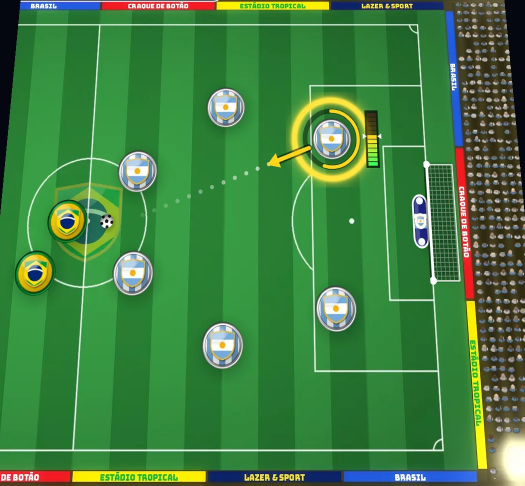
#> input picture ferramentas/artes_do_topo/cenas/craque-de-botao-estreito.webp, 1050 x 972 px (shown at 1/2 size)
$ python -i reel.py   (imports and definitions only)
#> lines starting #> are read from the running program, lines starting #| are printed output that depends on the picture
#!/usr/bin/env python3
"""Gera um Reel vertical (1080x1920) editado a partir de videos e fotos reais.

Uso:
  python3 ferramentas/instagram/reel.py roteiro.json saida.mp4

Cada cena do roteiro tem uma fonte e um modelo de card:

  fonte:   "video" (+ "inicio"), "foto" (+ "foco" 0..1 para o corte lateral),
           "quadros" (pasta de PNGs com fundo transparente, ex.: giro 3D feito
           por girar3d.js) ou "palco" (lista de recortes lado a lado, cada um
           com "imagem" ou "quadros", "altura", "cx" e "base" em pixels)
  modelo:  "heroi"   titulo grande central com adesivo inclinado
           "card"    card inferior com icone ("lado": "esquerda" | "direita")
           "numero"  numero gigante com estrela + texto
           "medidas" linhas de cota desenhadas sobre a foto ("linhas")
           "final"   encerramento com logo e botao
  comuns:  "duracao", "etiqueta", "titulo", "texto", "icone", "cores"
           "enquadre": "inteiro" mostra a foto ou o video inteiro numa janela
           acima do card, sem cortar o brinquedo (use sempre em foto de produto)

Icones: pino, camera, trofeu, radar, lampada, cubo, regua, conversa, estrela
(ou um texto curto, ex.: "5"). Veja o modelo em exemplos/strike_kids.json.

Precisa de ffmpeg, Pillow e da fonte Inter instalados.
"""
import glob
import json
import math
import os
import random
import subprocess
import sys

from PIL import Image, ImageChops, ImageDraw, ImageEnhance, ImageFilter, ImageFont

W, H, FPS = 1080, 1920, 30
XB = "/usr/share/fonts/opentype/inter/Inter-ExtraBold.otf"
SB = "/usr/share/fonts/opentype/inter/Inter-SemiBold.otf"
INK = (14, 16, 34)
WHITE = (255, 255, 255)
GRN = (37, 211, 102)
# Vermelho e azul da marca + verde, amarelo e roxo do LED das maquinas.
LED = [(240, 69, 106), (255, 210, 26), (43, 227, 91), (25, 211, 255), (155, 92, 255)]
PALETA = [("#FFD21A", "#FF7A00"), ("#FF2E93", "#9B5CFF"), ("#2BE35B", "#19D3FF"),
          ("#19D3FF", "#6C8CFF"), ("#FF7A00", "#F0456A")]


def hexrgb(h):
    h = h.lstrip("#")
    return tuple(int(h[i:i + 2], 16) for i in (0, 2, 4))


def font(p, s):
    return ImageFont.truetype(p, int(s))


def medir(d, t, f, stroke=0):
    b = d.textbbox((0, 0), t, font=f, stroke_width=stroke)
    return b[2] - b[0], b[3] - b[1], b


def lista(v):
    return v if isinstance(v, list) else [v]


# [32 lines left out: functions ajustar, degrade, texto_degrade, not called in this run]


def suave(x):
    x = max(0.0, min(1.0, x))
    return 1 - (1 - x) ** 3


# [338 lines left out: functions mola, icone, pontas, azulejo, painel, etiqueta and 9 more, not called in this run]


def camada_logo(caminho_logo):
    ov = Image.new("RGBA", (W, H), (0, 0, 0, 0))
#> ov: PIL image 1080x1920 RGBA; every value is 0
    if not caminho_logo:
        return ov
    lg = Image.open(caminho_logo).convert("RGBA")
    lg = lg.resize((int(lg.width * 150 / lg.height), 150), Image.LANCZOS)
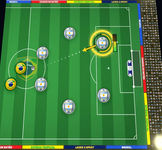
#> lg: PIL image 162x150 RGBA; mean R, G, B, A 65, 128.1, 65.4, 255
    x, y = 64, 196
    som = Image.new("RGBA", (W, H), (0, 0, 0, 0))
    som.paste((0, 0, 0, 170), (x, y + 8), lg.getchannel("A"))
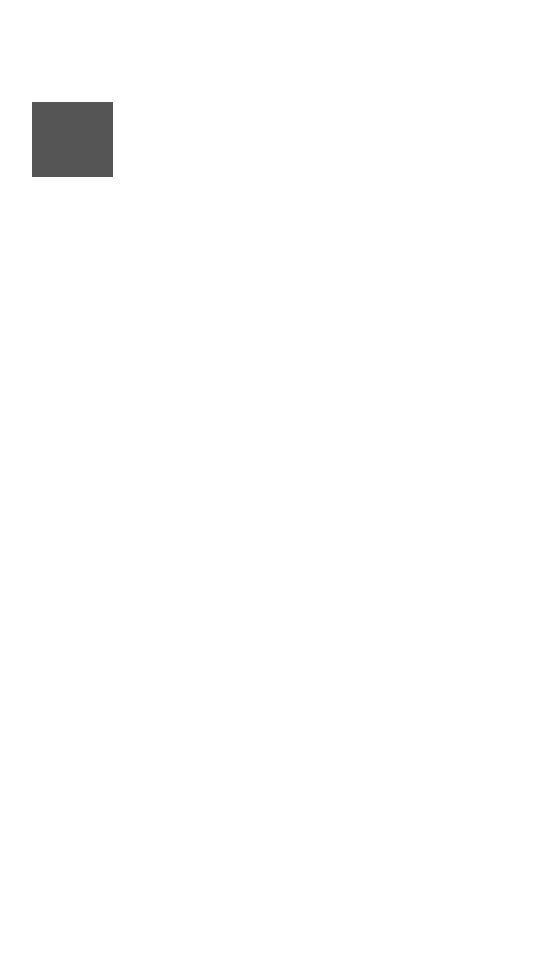
#> som: PIL image 1080x1920 RGBA (shown at 1/2 size); mean R, G, B, A 0, 0, 0, 2; transparent parts drawn white
    ov.alpha_composite(som.filter(ImageFilter.GaussianBlur(12)))
    ov.alpha_composite(lg, (x, y))
    return ov


# [47 lines left out: functions confete, brilho_neon, aproximar, fundo_3d, not called in this run]


# ---------------------------------------------------------------- fontes de quadros
GRADE = ("scale=1080:1920:force_original_aspect_ratio=increase:flags=lanczos,crop=1080:1920,"
         "unsharp=7:7:1.1:5:5:0.0,eq=contrast=1.14:saturation=1.5:brightness=0.015:gamma=1.04,"
         "vibrance=intensity=0.4")


# [221 lines left out: functions quadros_video, enquadrar, quadros_foto, quadros_palco, quadros_3d, main, not called in this run]


# [2 lines not run here, left out]

>>> result = camada_logo('../artes_do_topo/cenas/craque-de-botao-estreito.webp')

$ run again, on ferramentas/artes_do_topo/cenas/gol-flash-arena-largo.webp
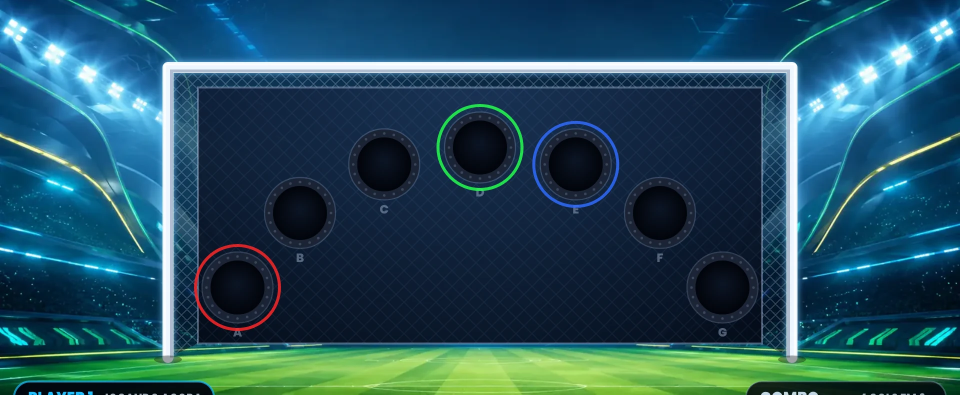
#> input picture ferramentas/artes_do_topo/cenas/gol-flash-arena-largo.webp, 1920 x 789 px (shown at 1/2 size)
#> in camada_logo, `lg = lg.resize((int(lg.width * 150 / lg.height), 150), Image.LANCZOS)`:
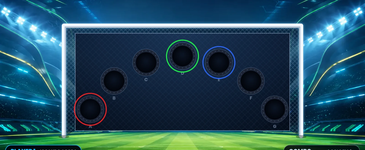
#> lg: PIL image 365x150 RGBA; mean R, G, B, A 36.1, 79.1, 94.9, 255
#> in camada_logo, `ov.alpha_composite(lg, (x, y))`:
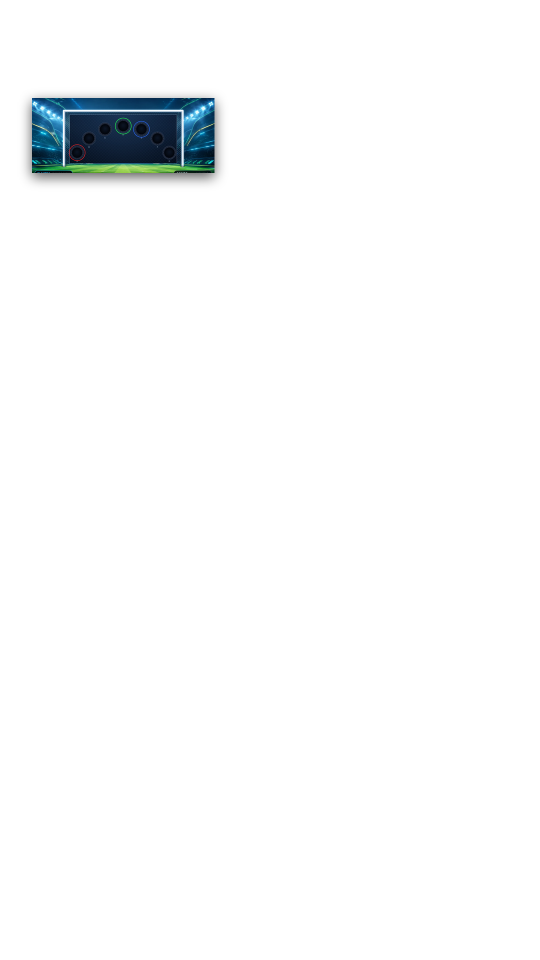
#> ov: PIL image 1080x1920 RGBA (shown at 1/2 size); mean R, G, B, A 1, 2.1, 2.5, 7.2; transparent parts drawn white
